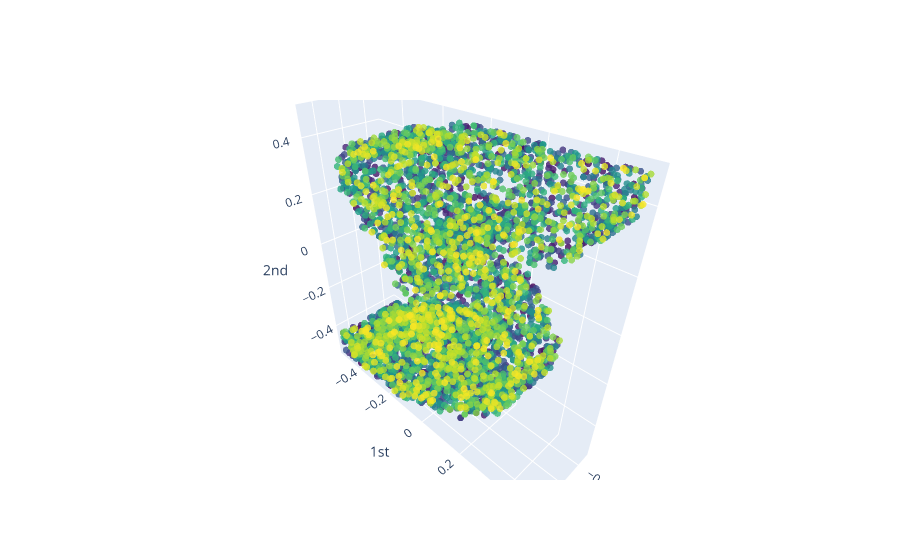

This figure's notebook cell:
### Markdown cell above
Облака содержат очень много точек. Симплициальные комплексы долго считаются и могут не влезать в память. Попробуем сэмплировать точки.

### Code cell
import utils.subsampling
importlib.reload(utils.subsampling)

to_subsample, labels_subsampled = utils.subsampling.subsample_dataset(train_file, max_samples_per_class=100)
subsampled_point_clouds = utils.subsampling.subsample_point_clouds(to_subsample, 5000)

plot_point_cloud(subsampled_point_clouds[0])

### Figure 1 — Plotly figure (JSON) as saved in the notebook; plotly's stock layout.template omitted (floating-point values rounded to 4 significant figures; data arrays with more than 128 entries replaced by an {"elided": "..."} marker saying what was removed)
{"data": [{"marker": {"color": {"elided": "5000 int values"}, "colorscale": [[0, "#440154"], [0.1111, "#482878"], [0.2222, "#3e4989"], [0.3333, "#31688e"], [0.4444, "#26828e"], [0.5556, "#1f9e89"], [0.6667, "#35b779"], [0.7778, "#6ece58"], [0.8889, "#b5de2b"], [1, "#fde725"]], "opacity": 0.8, "size": 4}, "mode": "markers", "type": "scatter3d", "x": {"elided": "5000 float values"}, "y": {"elided": "5000 float values"}, "z": {"elided": "5000 float values"}}], "layout": {"scene": {"xaxis": {"exponentformat": "e", "showexponent": "all", "title": {"text": "0th"}, "type": "linear"}, "yaxis": {"exponentformat": "e", "showexponent": "all", "title": {"text": "1st"}, "type": "linear"}, "zaxis": {"exponentformat": "e", "showexponent": "all", "title": {"text": "2nd"}, "type": "linear"}}}}
